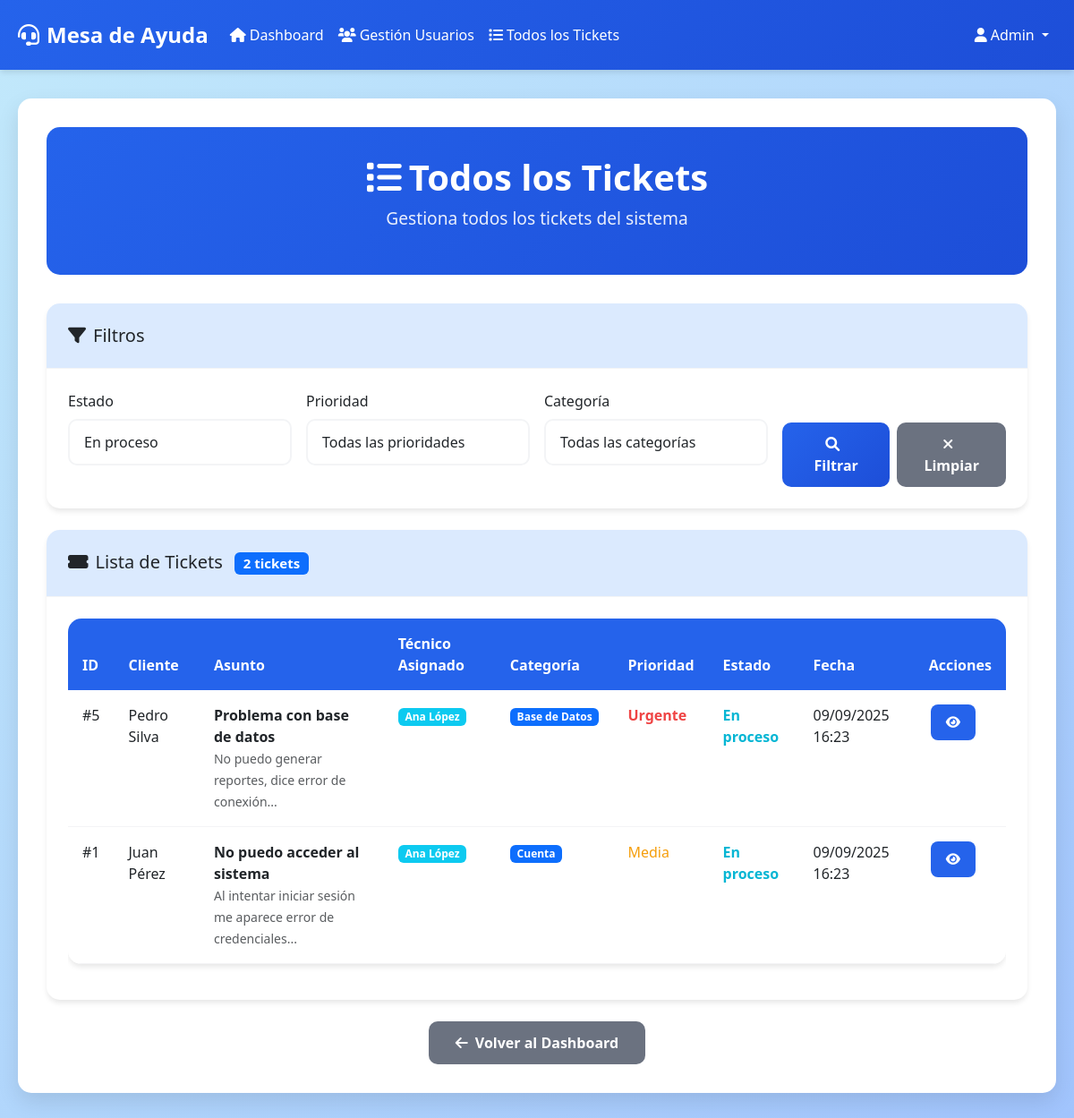
Screenshot of /todos_tickets.php?estado=En proceso (signed in) with the database file from the repository.
### tables this page shows
CREATE TABLE IF NOT EXISTS tickets (
    id_ticket INT AUTO_INCREMENT PRIMARY KEY,
    id_usuario INT NOT NULL,
    asunto VARCHAR(255) NOT NULL,
    descripcion TEXT NOT NULL,
    categoria VARCHAR(50) NOT NULL,
    prioridad ENUM('Baja', 'Media', 'Alta', 'Urgente') DEFAULT 'Media',
    estado ENUM('Pendiente', 'En proceso', 'Resuelto', 'Cerrado usuario', 'Cerrado automático') DEFAULT 'Pendiente',
    fecha_creacion DATETIME DEFAULT CURRENT_TIMESTAMP,
    fecha_ultima_actualizacion DATETIME DEFAULT CURRENT_TIMESTAMP ON UPDATE CURRENT_TIMESTAMP,
    fecha_resolucion DATETIME NULL,
    id_tecnico_asignado INT NULL,
    FOREIGN KEY (id_usuario) REFERENCES usuarios(id_usuario) ON DELETE CASCADE,
    FOREIGN KEY (id_tecnico_asignado) REFERENCES usuarios(id_usuario) ON DELETE SET NULL
);

CREATE TABLE IF NOT EXISTS usuarios (
    id_usuario INT AUTO_INCREMENT PRIMARY KEY,
    nombre VARCHAR(100) NOT NULL,
    correo VARCHAR(100) NOT NULL UNIQUE,
    contrasena VARCHAR(255) NOT NULL,
    rol ENUM('cliente', 'tecnico', 'admin') DEFAULT 'cliente',
    fecha_registro TIMESTAMP DEFAULT CURRENT_TIMESTAMP,
    activo BOOLEAN DEFAULT TRUE
);

### todos_tickets.php (the view, shortened to what this page needs)
<?php
require_once 'conexion.php';
$rol = $_SESSION['rol'];
$nombre = $_SESSION['nombre'];
$estado_filtro = isset($_GET['estado']) ? $_GET['estado'] : '';
$where_conditions = [];
$params = [];
if ($estado_filtro) {
    $where_conditions[] = "t.estado = ?";
    $params[] = $estado_filtro;
}
$where_clause = !empty($where_conditions) ? 'WHERE ' . implode(' AND ', $where_conditions) : '';
try {
    $sql = "SELECT t.*, u.nombre as cliente, tec.nombre as tecnico_asignado
            FROM tickets t
            JOIN usuarios u ON t.id_usuario = u.id_usuario
            LEFT JOIN usuarios tec ON t.id_tecnico_asignado = tec.id_usuario
            $where_clause
            ORDER BY t.prioridad DESC, t.fecha_creacion DESC";
    $stmt = $pdo->prepare($sql);
    $stmt->execute($params);
    $tickets = $stmt->fetchAll();
    $stmt = $pdo->prepare("SELECT DISTINCT estado FROM tickets ORDER BY estado");
    $stmt->execute();
    $estados = $stmt->fetchAll();
} catch(PDOException $e) {
    $error = 'Error al cargar los tickets.';
}
?>
<!DOCTYPE html>
<html lang="es">
<head>
    <link href="https://cdn.jsdelivr.net/npm/bootstrap@5.3.0/dist/css/bootstrap.min.css" rel="stylesheet">
    <link href="https://cdnjs.cloudflare.com/ajax/libs/font-awesome/6.0.0/css/all.min.css" rel="stylesheet">
    <link href="estilos.css" rel="stylesheet">
</head>
<body>
    <nav class="navbar navbar-expand-lg">
        <div class="container">
            <a class="navbar-brand" href="dashboard.php">
                <i class="fas fa-headset me-2"></i>Mesa de Ayuda
            </a>
            <div class="collapse navbar-collapse" id="navbarNav">
                <ul class="navbar-nav me-auto">
                    <li class="nav-item">
                        <a class="nav-link" href="dashboard.php">
                            <i class="fas fa-home me-1"></i>Dashboard
                        </a>
                    </li>
                    <?php if ($rol === 'cliente'): ?>
                        <li class="nav-item">
                            <a class="nav-link" href="crear_ticket.php">
                                <i class="fas fa-plus me-1"></i>Nuevo Ticket
                            </a>
                        </li>
                        <li class="nav-item">
                            <a class="nav-link" href="mis_tickets.php">
                                <i class="fas fa-ticket-alt me-1"></i>Mis Tickets
                            </a>
                        </li>
                    <?php elseif ($rol === 'admin'): ?>
                        <li class="nav-item">
                            <a class="nav-link" href="gestion_usuarios.php">
                                <i class="fas fa-users me-1"></i>Gestión Usuarios
                            </a>
                        </li>
                        <li class="nav-item">
                            <a class="nav-link active" href="todos_tickets.php">
                                <i class="fas fa-list me-1"></i>Todos los Tickets
                            </a>
                        </li>
                    <?php endif; ?>
                </ul>
                <ul class="navbar-nav">
                    <li class="nav-item dropdown">
                        <a class="nav-link dropdown-toggle" href="#" id="navbarDropdown" role="button" data-bs-toggle="dropdown">
                            <i class="fas fa-user me-1"></i><?php echo htmlspecialchars($nombre); ?>
                        </a>
                    </li>
                </ul>
            </div>
        </div>
    </nav>
    <div class="container">
        <div class="dashboard-container fade-in">
            <div class="dashboard-header">
                <h1 class="dashboard-title">
                    <i class="fas fa-list me-2"></i>Todos los Tickets
                </h1>
                <p class="dashboard-subtitle">Gestiona todos los tickets del sistema</p>
            </div>
            <div class="card mb-4">
                <div class="card-header">
                    <h5 class="mb-0">
                        <i class="fas fa-filter me-2"></i>Filtros
                    </h5>
                </div>
                <div class="card-body">
                    <form method="GET" action="" class="row g-3">
                        <div class="col-md-3">
                            <label for="estado" class="form-label">Estado</label>
                            <select class="form-control" id="estado" name="estado">
                                <?php foreach ($estados as $estado): ?>
                                    <option value="<?php echo $estado['estado']; ?>"
                                            <?php echo $estado_filtro === $estado['estado'] ? 'selected' : ''; ?>>
                                        <?php echo $estado['estado']; ?>
                                    </option>
                                <?php endforeach; ?>
                            </select>
                        </div>
                        <div class="col-md-3">
                            <label for="prioridad" class="form-label">Prioridad</label>
                            <select class="form-control" id="prioridad" name="prioridad">
                                <option value="">Todas las prioridades</option>
                            </select>
                        </div>
                        <div class="col-md-3">
                            <label for="categoria" class="form-label">Categoría</label>
                            <select class="form-control" id="categoria" name="categoria">
                                <option value="">Todas las categorías</option>
                            </select>
                        </div>
                        <div class="col-md-3 d-flex align-items-end">
                            <div class="d-flex gap-2 w-100">
                                <button type="submit" class="btn btn-primary flex-fill">
                                    <i class="fas fa-search me-2"></i>Filtrar
                                </button>
                                <a href="todos_tickets.php" class="btn btn-secondary">
                                    <i class="fas fa-times me-2"></i>Limpiar
                                </a>
                            </div>
                        </div>
                    </form>
                </div>
            </div>
            <div class="card">
                <div class="card-header">
                    <h5 class="mb-0">
                        <i class="fas fa-ticket-alt me-2"></i>Lista de Tickets
                        <span class="badge bg-primary ms-2"><?php echo count($tickets); ?> tickets</span>
                    </h5>
                </div>
                <div class="card-body">
                    <?php if (empty($tickets)): ?>
                        <div class="text-center py-4">
                            <i class="fas fa-inbox fa-3x text-muted mb-3"></i>
                            <p class="text-muted">No hay tickets que coincidan con los filtros aplicados.</p>
                        </div>
                    <?php else: ?>
                        <div class="table-responsive">
                            <table class="table">
                                <thead>
                                    <tr>
                                        <th>ID</th>
                                        <th>Cliente</th>
                                        <th>Asunto</th>
                                        <?php if ($rol === 'admin'): ?>
                                            <th>Técnico Asignado</th>
                                        <?php endif; ?>
                                        <th>Categoría</th>
                                        <th>Prioridad</th>
                                        <th>Estado</th>
                                        <th>Fecha</th>
                                        <th>Acciones</th>
                                    </tr>
                                </thead>
                                <tbody>
                                    <?php foreach ($tickets as $ticket): ?>
                                        <tr>
                                            <td>#<?php echo $ticket['id_ticket']; ?></td>
                                            <td><?php echo htmlspecialchars($ticket['cliente']); ?></td>
                                            <td>
                                                <div class="fw-bold"><?php echo htmlspecialchars($ticket['asunto']); ?></div>
                                                <small class="text-muted">
                                                    <?php echo substr(htmlspecialchars($ticket['descripcion']), 0, 100); ?>...
                                                </small>
                                            </td>
                                            <?php if ($rol === 'admin'): ?>
                                                <td>
                                                    <?php if ($ticket['tecnico_asignado']): ?>
                                                        <span class="badge bg-info"><?php echo htmlspecialchars($ticket['tecnico_asignado']); ?></span>
                                                    <?php else: ?>
                                                        <button class="btn btn-sm btn-warning" onclick="abrirModalAsignar(<?php echo $ticket['id_ticket']; ?>)">
                                                            <i class="fas fa-user-plus me-1"></i> Asignar
                                                        </button>
                                                    <?php endif; ?>
                                                </td>
                                            <?php endif; ?>
                                            <td>
                                                <span class="badge bg-primary"><?php echo $ticket['categoria']; ?></span>
                                            </td>
                                            <td>
                                                <span class="prioridad-<?php echo strtolower($ticket['prioridad']); ?>">
                                                    <?php echo $ticket['prioridad']; ?>
                                                </span>
                                            </td>
                                            <td>
                                                <span class="estado-<?php echo str_replace(' ', '-', strtolower($ticket['estado'])); ?>">
                                                    <?php echo $ticket['estado']; ?>
                                                </span>
                                            </td>
                                            <td><?php echo date('d/m/Y H:i', strtotime($ticket['fecha_creacion'])); ?></td>
                                            <td>
                                                <a href="ver_ticket.php?id=<?php echo $ticket['id_ticket']; ?>"
                                                   class="btn btn-action btn-view btn-sm">
                                                    <i class="fas fa-eye"></i>
                                                </a>
                                            </td>
                                        </tr>
                                    <?php endforeach; ?>
                                </tbody>
                            </table>
                        </div>
                    <?php endif; ?>
                </div>
            </div>
            <div class="text-center mt-4">
                <a href="dashboard.php" class="btn btn-secondary">
                    <i class="fas fa-arrow-left me-2"></i>Volver al Dashboard
                </a>
            </div>
        </div>
    </div>

### estilos.css (style rules this page uses)
:root { --primary-blue: #2563eb; --secondary-blue: #1d4ed8; --accent-blue: #3b82f6; --light-blue: #dbeafe; --warm-gray: #6b7280; --dark-gray: #374151; --light-gray: #f3f4f6; --white: #ffffff; --success: #10b981; --warning: #f59e0b; --danger: #ef4444; --info: #06b6d4; --bg-gradient-start: #c2e9fb; --bg-gradient-end: #a1c4fd; }
* { margin: 0; padding: 0; box-sizing: border-box; }
body { font-family: 'Segoe UI', Tahoma, Geneva, Verdana, sans-serif; background: linear-gradient(135deg, #c2e9fb 0%, #a1c4fd 100%); min-height: 100vh; color: var(--dark-gray); }
.container { max-width: 1200px; margin: 0 auto; padding: 0 20px; }
.navbar { background: linear-gradient(135deg, var(--primary-blue) 0%, var(--secondary-blue) 100%); box-shadow: 0 4px 6px -1px rgba(0, 0, 0, 0.1); padding: 1rem 0; }
.navbar-brand { color: var(--white) !important; font-size: 1.5rem; font-weight: 700; text-decoration: none; }
.navbar-nav .nav-link { color: var(--white) !important; font-weight: 500; transition: all 0.3s ease; }
.form-control { border: 2px solid var(--light-gray); border-radius: 10px; padding: 12px 16px; font-size: 1rem; transition: all 0.3s ease; margin-bottom: 1.5rem; }
.btn-primary { background: linear-gradient(135deg, var(--primary-blue) 0%, var(--secondary-blue) 100%); border: none; border-radius: 10px; padding: 12px 30px; font-size: 1rem; font-weight: 600; color: var(--white); transition: all 0.3s ease; width: 100%; }
.btn-secondary { background: var(--warm-gray); border: none; border-radius: 10px; padding: 12px 30px; font-size: 1rem; font-weight: 600; color: var(--white); transition: all 0.3s ease; }
.dashboard-container { background: var(--white); border-radius: 15px; box-shadow: 0 10px 25px rgba(0, 0, 0, 0.1); padding: 2rem; margin: 2rem 0; }
.dashboard-header { background: linear-gradient(135deg, var(--primary-blue) 0%, var(--secondary-blue) 100%); color: var(--white); padding: 2rem; border-radius: 15px; margin-bottom: 2rem; text-align: center; }
.dashboard-title { font-size: 2.5rem; font-weight: 700; margin-bottom: 0.5rem; }
.dashboard-subtitle { font-size: 1.2rem; opacity: 0.9; }
.card { background: var(--white); border-radius: 15px; box-shadow: 0 4px 6px -1px rgba(0, 0, 0, 0.1); border: none; transition: all 0.3s ease; margin-bottom: 1.5rem; }
.card-header { background: var(--light-blue); border-bottom: 1px solid var(--light-gray); border-radius: 15px 15px 0 0 !important; padding: 1.5rem; }
.card-body { padding: 1.5rem; }
.estado-en-proceso { color: var(--info); font-weight: 600; }
.prioridad-media { color: var(--warning); }
.prioridad-urgente { color: var(--danger); font-weight: 700; }
.table { background: var(--white); border-radius: 15px; overflow: hidden; box-shadow: 0 4px 6px -1px rgba(0, 0, 0, 0.1); }
.table thead th { background: var(--primary-blue); color: var(--white); border: none; padding: 1rem; font-weight: 600; }
.table tbody td { padding: 1rem; border-bottom: 1px solid var(--light-gray); }
.fade-in { animation: fadeIn 0.5s ease-in; }
.btn-action { padding: 8px 16px; border-radius: 8px; font-size: 0.9rem; font-weight: 500; margin: 0 2px; transition: all 0.3s ease; }
.btn-view { background: var(--primary-blue); color: var(--white); }

### rows the page displays
tickets: id_ticket "5", id_usuario.nombre "Pedro Silva", asunto "Problema con base de datos", descripcion "No puedo generar reportes, dice error de conexión", id_tecnico_asignado.nombre "Ana López", categoria "Base de Datos", prioridad "Urgente", estado "En proceso", fecha_creacion "09/09/2025 16:23"
tickets: id_ticket "1", id_usuario.nombre "Juan Pérez", asunto "No puedo acceder al sistema", descripcion "Al intentar iniciar sesión me aparece error de credenciales", id_tecnico_asignado.nombre "Ana López", categoria "Cuenta", prioridad "Media", estado "En proceso", fecha_creacion "09/09/2025 16:23"

### other values shown
$nombre "Admin"
count($tickets) "2"
form field estado "En proceso"
